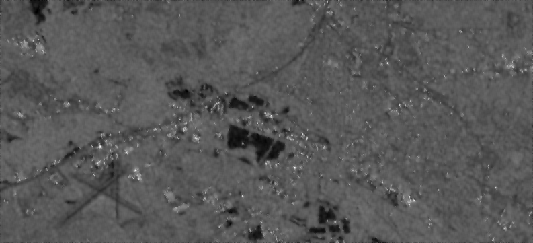
#> input picture Week Wise progress/Week 4/Resources/input.tif, 533 x 243 px, shrunk from 793 x 361 before the run
$ jupyter execute --allow-errors Flood_Detection.ipynb   (shell and % lines are left out)   (older library calls are emulated)
#> lines starting #> are read from the running program, lines starting #| are printed output that depends on the picture
[cell 1]
# from google.colab.patches import cv2_imshow

[cell 2]
import numpy as np
from PIL import Image
import os
import cv2
import cv2
from matplotlib import pyplot as plt

# image input and play

[cell 3]
from matplotlib.pyplot import figure
from PIL import Image


input_image = Image.open("Resources/input.tif") #load an image file
#> input_image is the input picture: PIL image 533x243 F; min -25.54, max 30.45, mean -6.2
input = np.array(input_image)
figure(figsize=(10,10), dpi=100)
plt.imshow(input)
plt.show()

[cell 4]
input_png = cv2.imread('Resources/input_image.png')
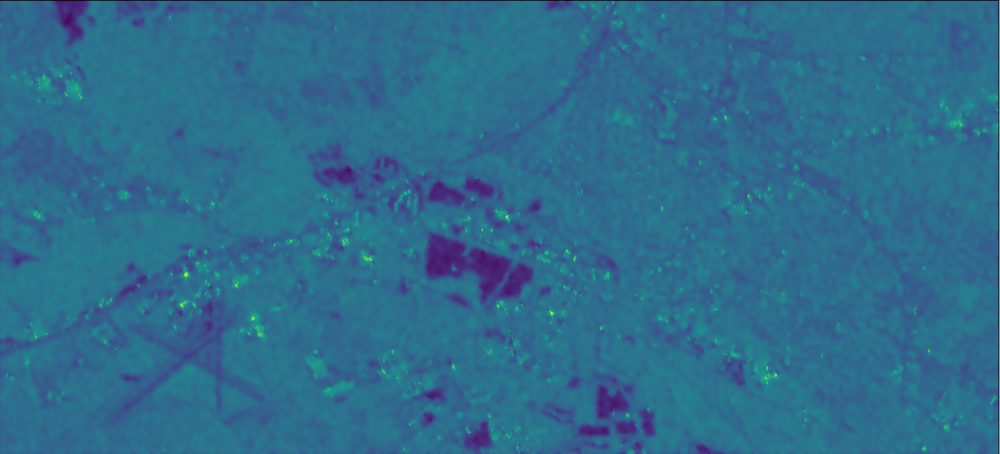
#> input picture Week Wise progress/Week 4/Resources/input_image.png, 1000 x 454 px, shrunk from 1488 x 676 before the run
#> input_png is the input picture: shape (454, 1000, 3); mean B, G, R 140.8, 108.4, 46
# input = cv2.cvtColor(input_png,cv2.COLOR_BGR2RGB)
plt.subplot(2,1,2)
plt.title("Original")
plt.imshow(input_png)

input_png = cv2.imread('Resources/input_image.png')
input = cv2.cvtColor(input_png,cv2.COLOR_BGR2RGB)
plt.subplot(2,1,1)
plt.title("With Conversion")
plt.imshow(input_png)
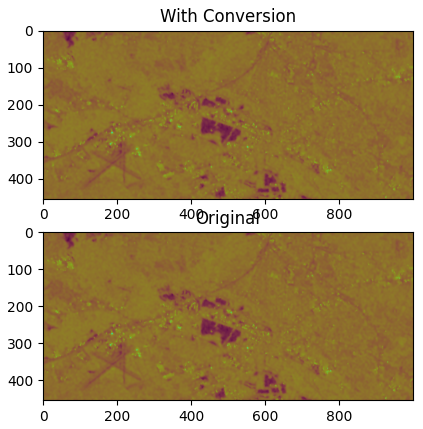
#> figure drawn by matplotlib, 2 panels; B, G, R data is drawn as R, G, B

[cell 5]
image = cv2.imread('Resources/input_image.png')
image = cv2.cvtColor(image, cv2.COLOR_BGR2RGB)

# plt.figure(figsize=(20, 20))
# # plt.subplot(3, 2, 1)
# plt.title("Original")
# plt.imshow(image)


#> (the rest of this cell did not finish here and is left out)

# Area of Flooded Region

[cell 6]
RATIO_PIXEL_TO_CM = 78 # 78 pixels are 1cm
RATIO_PIXEL_TO_SQUARE_CM = 78 * 78

#> (a cell that did not finish here is left out)

# Erosion

Defining Kernel for Morphology operations

[cell 8]
image = cv2.imread('Resources/input_image.png')
image = cv2.cvtColor(image, cv2.COLOR_BGR2RGB)

plt.figure(figsize=(20, 20))
plt.subplot(3, 2, 1)
plt.title("Original")
plt.imshow(image)


# Let's define our kernel size
kernel = np.ones((7,7), np.uint8)

# Now we erode
erosion = cv2.erode(image, kernel, iterations = 1)
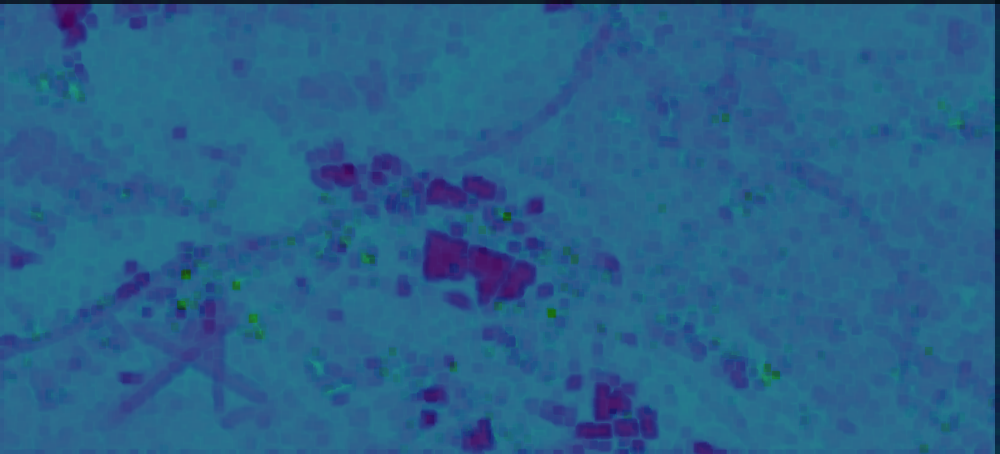
#> erosion: shape (454, 1000, 3); mean R, G, B 41.3, 97.8, 138.2

plt.subplot(3, 2, 2)
plt.title("Erosion")
plt.imshow(erosion)

# Dialation
dilation = cv2.dilate(image, kernel, iterations = 1)
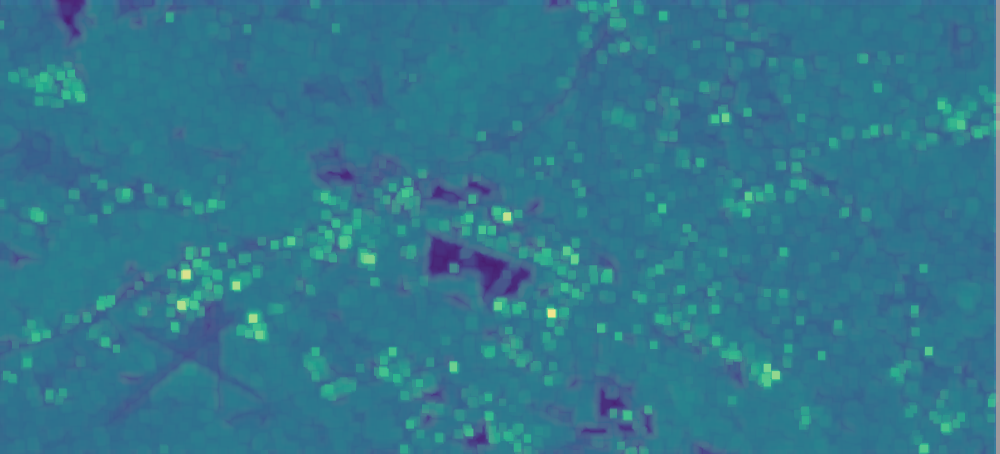
#> dilation: shape (454, 1000, 3); mean R, G, B 50.8, 119.9, 142
plt.subplot(3, 2, 3)
plt.title("Dilation")
plt.imshow(dilation)


# Opening - Good for removing noise
opening = cv2.morphologyEx(image, cv2.MORPH_OPEN, kernel)
plt.subplot(3, 2, 4)
plt.title("Opening")
plt.imshow(opening)


# Closing - Good for removing noise
closing = cv2.morphologyEx(image, cv2.MORPH_CLOSE, kernel)
plt.subplot(3, 2, 5)
plt.title("Closing")
plt.imshow(closing)

[cell 9]
image = cv2.imread('Resouces/input_image.png')
image = cv2.cvtColor(image, cv2.COLOR_BGR2RGB)

height, width,_ = image.shape
#> height = 454; width = 1000

# Extract Sobel Edges
sobel_x = cv2.Sobel(image, cv2.CV_64F, 0, 1, ksize=5)
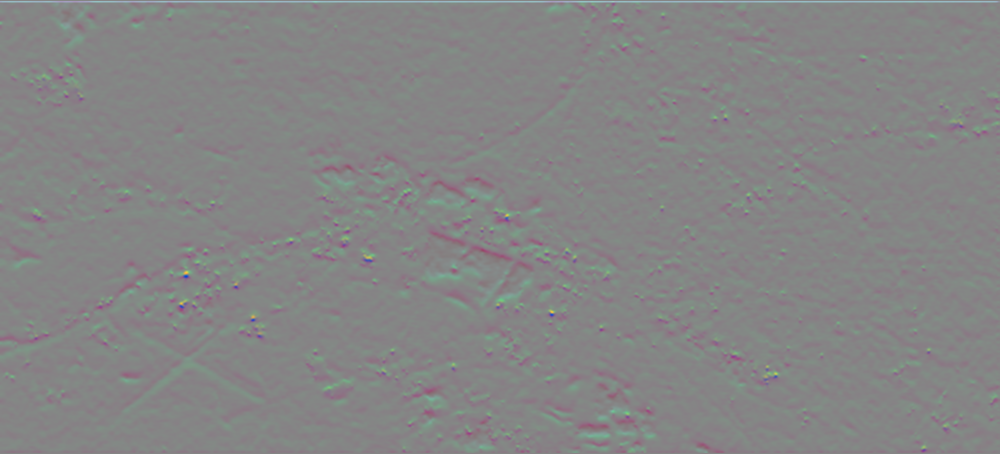
#> sobel_x: shape (454, 1000, 3) float64; mean R, G, B 2.8, 8.1, 9.7; drawn with min black and max white
sobel_y = cv2.Sobel(image, cv2.CV_64F, 1, 0, ksize=5)
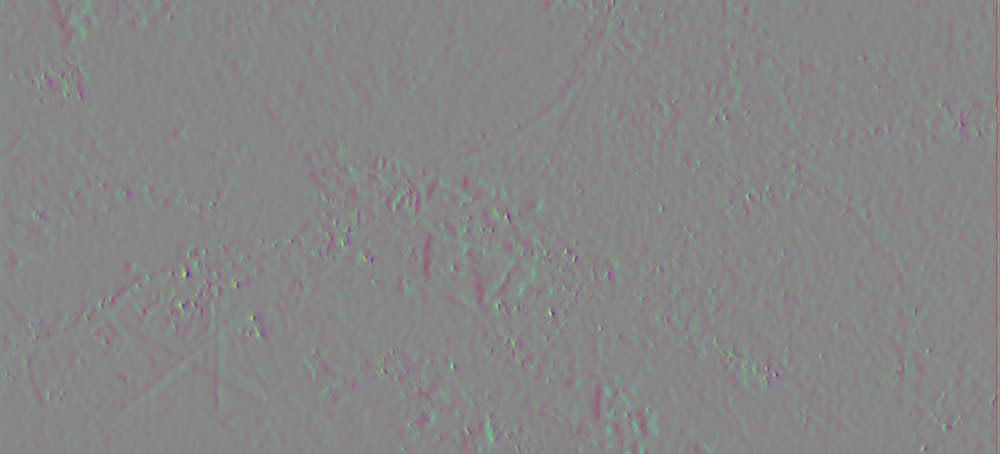
#> sobel_y: shape (454, 1000, 3) float64; mean R, G, B 3.2, -1.4, -3.9; drawn with min black and max white

plt.figure(figsize=(20, 20))

plt.subplot(3, 2, 1)
plt.title("Original")
plt.imshow(image)

plt.subplot(3, 2, 2)
plt.title("Sobel X")
plt.imshow(sobel_x)


plt.subplot(3, 2, 3)
plt.title("Sobel Y")
plt.imshow(sobel_y)

sobel_OR = cv2.bitwise_or(sobel_x, sobel_y)
#> sobel_OR: shape (454, 1000, 3) float64; 1.75% of the values are NaN or infinite; the others: min -131040, max 131040, mean -1605.5

plt.subplot(3, 2, 4)
plt.title("sobel_OR")
plt.imshow(sobel_OR)

laplacian = cv2.Laplacian(image, cv2.CV_64F)
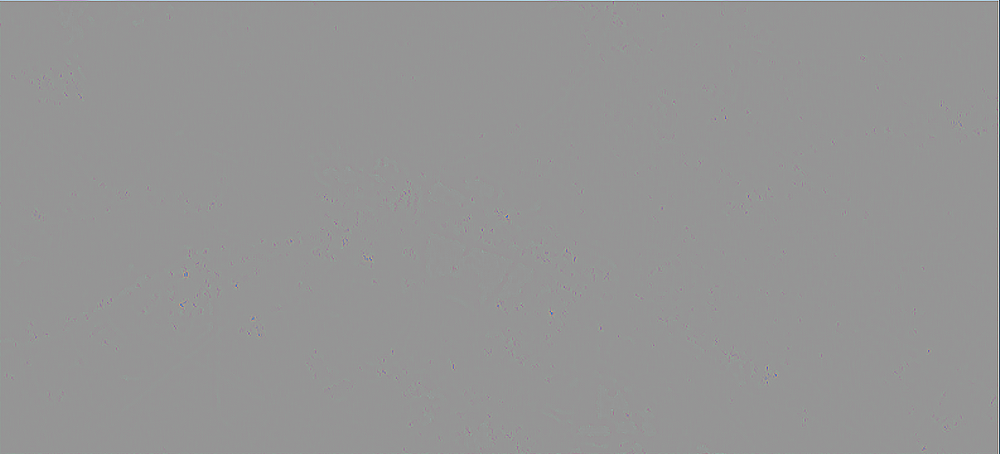
#> laplacian: shape (454, 1000, 3) float64; mean R, G, B -0.1, 0.1, 0.1; drawn with min black and max white

plt.subplot(3, 2, 5)
plt.title("Laplacian")
plt.imshow(laplacian)
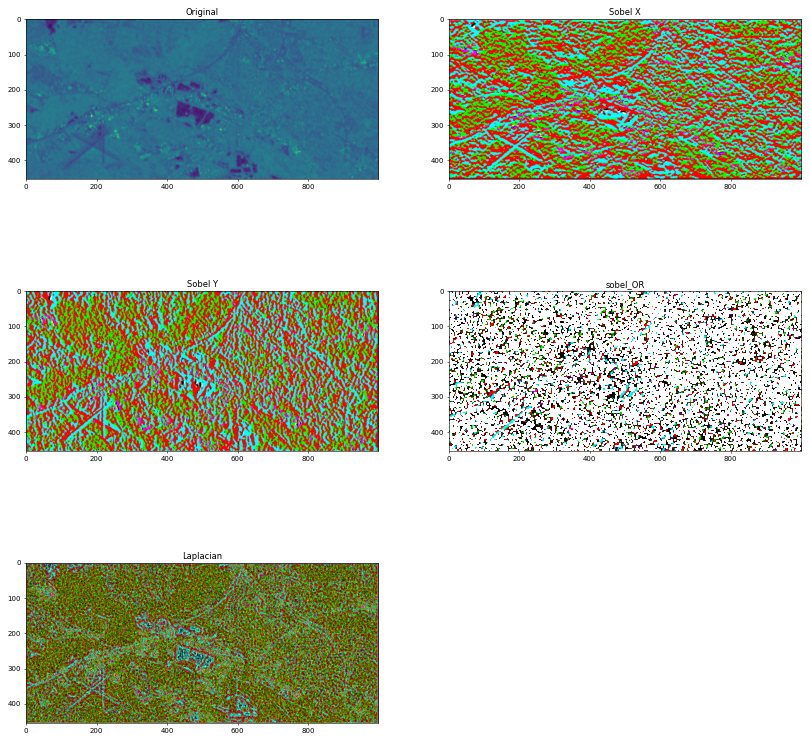
#> figure drawn by matplotlib, 5 panels

# Canny Edge Detection

[cell 10]
image = cv2.imread('Resources/input_image.png')
image = cv2.cvtColor(image, cv2.COLOR_BGR2RGB)

height, width,_ = image.shape

canny = cv2.Canny(image,40,120)
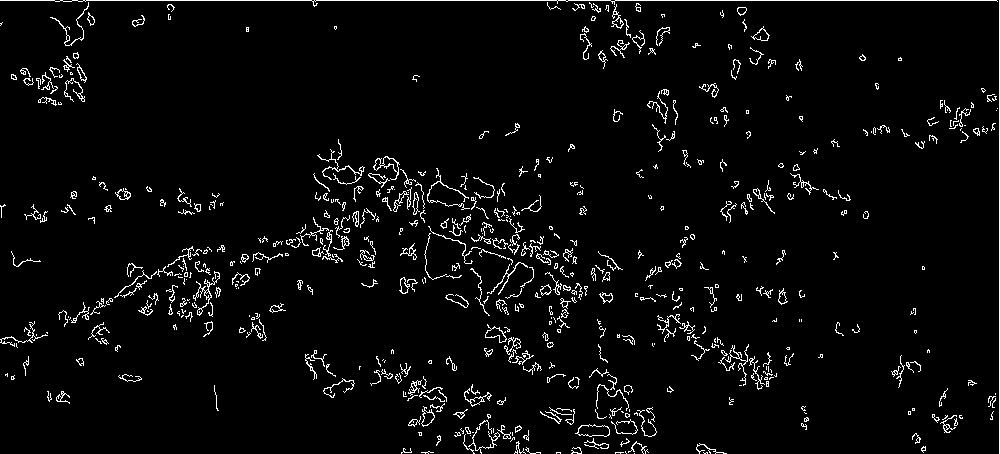
#> canny: shape (454, 1000); 3.8% white in thin lines or dots

# plt.subplot(3, 2, 6)
plt.figure(figsize=(20, 20))
plt.title("Canny")
plt.imshow(canny)
